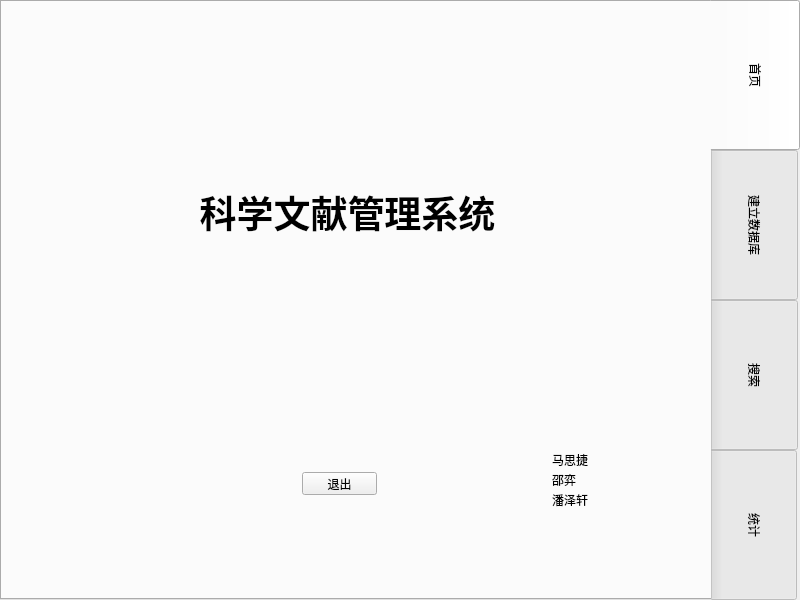
<?xml version="1.0" encoding="UTF-8"?>
<ui version="4.0">
 <class>Form</class>
 <widget class="QWidget" name="Form">
  <property name="geometry">
   <rect>
    <x>0</x>
    <y>0</y>
    <width>800</width>
    <height>600</height>
   </rect>
  </property>
  <property name="windowTitle">
   <string>Form</string>
  </property>
  <widget class="QTabWidget" name="MainWidget">
   <property name="geometry">
    <rect>
     <x>0</x>
     <y>0</y>
     <width>800</width>
     <height>600</height>
    </rect>
   </property>
   <property name="styleSheet">
    <string notr="true">QTabBar::tab{width:90}
QTabBar::tab{height:150}</string>
   </property>
   <property name="tabPosition">
    <enum>QTabWidget::East</enum>
   </property>
   <property name="currentIndex">
    <number>0</number>
   </property>
   <widget class="QWidget" name="tab_4">
    <attribute name="title">
     <string>首页</string>
    </attribute>
    <widget class="QLabel" name="label_main1">
     <property name="geometry">
      <rect>
       <x>170</x>
       <y>170</y>
       <width>351</width>
       <height>81</height>
      </rect>
     </property>
     <property name="styleSheet">
      <string notr="true">font: 9pt &quot;华文行楷&quot;;</string>
     </property>
     <property name="text">
      <string>&lt;html&gt;&lt;head/&gt;&lt;body&gt;&lt;p align=&quot;center&quot;&gt;&lt;span style=&quot; font-size:28pt; font-weight:700;&quot;&gt;科学文献管理系统&lt;/span&gt;&lt;/p&gt;&lt;/body&gt;&lt;/html&gt;</string>
     </property>
    </widget>
    <widget class="QPushButton" name="pushButton_exit">
     <property name="geometry">
      <rect>
       <x>300</x>
       <y>470</y>
       <width>75</width>
       <height>23</height>
      </rect>
     </property>
     <property name="text">
      <string>退出</string>
     </property>
    </widget>
    <widget class="QLabel" name="label_name2">
     <property name="geometry">
      <rect>
       <x>550</x>
       <y>470</y>
       <width>54</width>
       <height>16</height>
      </rect>
     </property>
     <property name="text">
      <string>邵弈</string>
     </property>
    </widget>
    <widget class="QLabel" name="label_name3">
     <property name="geometry">
      <rect>
       <x>550</x>
       <y>490</y>
       <width>54</width>
       <height>16</height>
      </rect>
     </property>
     <property name="text">
      <string>潘泽轩</string>
     </property>
    </widget>
    <widget class="QLabel" name="label_name1">
     <property name="geometry">
      <rect>
       <x>550</x>
       <y>450</y>
       <width>54</width>
       <height>16</height>
      </rect>
     </property>
     <property name="text">
      <string>马思捷</string>
     </property>
    </widget>
   </widget>
   <widget class="QWidget" name="DataBasetab">
    <attribute name="title">
     <string>建立数据库</string>
    </attribute>
    <widget class="QPushButton" name="pushButton_db">
     <property name="geometry">
      <rect>
       <x>420</x>
       <y>400</y>
       <width>121</width>
       <height>61</height>
      </rect>
     </property>
     <property name="text">
      <string>建立数据库</string>
     </property>
    </widget>
    <widget class="QLabel" name="label_openfile">
     <property name="enabled">
      <bool>false</bool>
     </property>
     <property name="geometry">
      <rect>
       <x>90</x>
       <y>190</y>
       <width>481</width>
       <height>121</height>
      </rect>
     </property>
     <property name="styleSheet">
      <string notr="true">color: #333333;
font-size: 20px;
font-weight: bold;
font-family: CMU Serif;
background-color: #abb8ff;
border-style: solid;
border-width: 2px;
border-color: #1c7cd6;
border-radius: 5px;</string>
     </property>
     <property name="text">
      <string/>
     </property>
    </widget>
    <widget class="QPushButton" name="pushButton_openfile">
     <property name="geometry">
      <rect>
       <x>100</x>
       <y>400</y>
       <width>121</width>
       <height>61</height>
      </rect>
     </property>
     <property name="text">
      <string>打开文件</string>
     </property>
    </widget>
   </widget>
   <widget class="QWidget" name="Searchtab">
    <attribute name="title">
     <string>搜索</string>
    </attribute>
    <widget class="QStackedWidget" name="stackedWidget">
     <property name="geometry">
      <rect>
       <x>20</x>
       <y>60</y>
       <width>501</width>
       <height>431</height>
      </rect>
     </property>
     <property name="currentIndex">
      <number>0</number>
     </property>
     <widget class="QWidget" name="page_searchnull"/>
     <widget class="QWidget" name="pagebasicsearch">
      <widget class="QWidget" name="layoutWidget">
       <property name="geometry">
        <rect>
         <x>0</x>
         <y>50</y>
         <width>491</width>
         <height>311</height>
        </rect>
       </property>
       <layout class="QVBoxLayout" name="verticalLayout_2">
        <item>
         <layout class="QHBoxLayout" name="horizontalLayout">
          <item>
           <widget class="QComboBox" name="comboBox_basicsearch">
            <property name="enabled">
             <bool>true</bool>
            </property>
            <property name="frame">
             <bool>true</bool>
            </property>
            <item>
             <property name="text">
              <string>作者</string>
             </property>
            </item>
            <item>
             <property name="text">
              <string>论文</string>
             </property>
            </item>
           </widget>
          </item>
          <item>
           <widget class="QLineEdit" name="lineEdit_basicsearch">
            <property name="frame">
             <bool>true</bool>
            </property>
            <property name="placeholderText">
             <string>请输入作者姓名或完整论文题目</string>
            </property>
           </widget>
          </item>
          <item>
           <widget class="QPushButton" name="pushButton_bs1">
            <property name="text">
             <string>搜索</string>
            </property>
           </widget>
          </item>
         </layout>
        </item>
        <item>
         <widget class="QTableView" name="tableView_basicsearch"/>
        </item>
       </layout>
      </widget>
     </widget>
     <widget class="QWidget" name="page_relevancesearch">
      <widget class="QWidget" name="layoutWidget_2">
       <property name="geometry">
        <rect>
         <x>0</x>
         <y>50</y>
         <width>491</width>
         <height>311</height>
        </rect>
       </property>
       <layout class="QVBoxLayout" name="verticalLayout_3">
        <item>
         <layout class="QHBoxLayout" name="horizontalLayout_2">
          <item>
           <widget class="QLineEdit" name="lineEdit_relevancesearch">
            <property name="placeholderText">
             <string>请输入作者姓名</string>
            </property>
           </widget>
          </item>
          <item>
           <widget class="QPushButton" name="pushButton_rs1">
            <property name="text">
             <string>搜索</string>
            </property>
           </widget>
          </item>
         </layout>
        </item>
        <item>
         <widget class="QTableView" name="tableView_relevancesearch"/>
        </item>
       </layout>
      </widget>
     </widget>
     <widget class="QWidget" name="page_particalsearch">
      <widget class="QWidget" name="layoutWidget_3">
       <property name="geometry">
        <rect>
         <x>0</x>
         <y>50</y>
         <width>491</width>
         <height>311</height>
        </rect>
       </property>
       <layout class="QVBoxLayout" name="verticalLayout_4">
        <item>
         <layout class="QHBoxLayout" name="horizontalLayout_3">
          <item>
           <widget class="QRadioButton" name="radioButton_particalsearch">
            <property name="text">
             <string>精确搜索</string>
            </property>
           </widget>
          </item>
          <item>
           <widget class="QLineEdit" name="lineEdit_particalsearch">
            <property name="placeholderText">
             <string>请输入关键字信息</string>
            </property>
           </widget>
          </item>
          <item>
           <widget class="QPushButton" name="pushButton_ps1">
            <property name="text">
             <string>搜索</string>
            </property>
           </widget>
          </item>
         </layout>
        </item>
        <item>
         <widget class="QTableView" name="tableView_particalsearch"/>
        </item>
       </layout>
      </widget>
     </widget>
    </widget>
    <widget class="QWidget" name="layoutWidget">
     <property name="geometry">
      <rect>
       <x>530</x>
       <y>230</y>
       <width>101</width>
       <height>103</height>
      </rect>
     </property>
     <layout class="QVBoxLayout" name="verticalLayout">
      <item>
       <widget class="QPushButton" name="pushButton_basicsearch">
        <property name="text">
         <string>基本搜索</string>
        </property>
       </widget>
      </item>
      <item>
       <widget class="QPushButton" name="pushButton_relevancesearch">
        <property name="text">
         <string>相关搜索</string>
        </property>
       </widget>
      </item>
      <item>
       <widget class="QPushButton" name="pushButton_particalsearch">
        <property name="text">
         <string>部分匹配搜索</string>
        </property>
       </widget>
      </item>
     </layout>
    </widget>
   </widget>
   <widget class="QWidget" name="Analysistab">
    <attribute name="title">
     <string>统计</string>
    </attribute>
    <widget class="QStackedWidget" name="stackedWidget_2">
     <property name="geometry">
      <rect>
       <x>30</x>
       <y>40</y>
       <width>471</width>
       <height>501</height>
      </rect>
     </property>
     <property name="currentIndex">
      <number>0</number>
     </property>
     <widget class="QWidget" name="page_analysisnull"/>
     <widget class="QWidget" name="page_authoranalysis">
      <widget class="QWidget" name="layoutWidget_6">
       <property name="geometry">
        <rect>
         <x>0</x>
         <y>20</y>
         <width>451</width>
         <height>421</height>
        </rect>
       </property>
       <layout class="QVBoxLayout" name="verticalLayout_8">
        <item>
         <widget class="QLineEdit" name="lineEdit_authoranalysis">
          <property name="text">
           <string/>
          </property>
          <property name="placeholderText">
           <string>请输入作者个数</string>
          </property>
         </widget>
        </item>
        <item>
         <widget class="QPushButton" name="pushButton_aa1">
          <property name="text">
           <string>作者统计</string>
          </property>
         </widget>
        </item>
        <item>
         <widget class="QTableView" name="tableView_authoranalysis">
          <property name="editTriggers">
           <set>QAbstractItemView::NoEditTriggers</set>
          </property>
          <property name="showGrid">
           <bool>true</bool>
          </property>
         </widget>
        </item>
       </layout>
      </widget>
     </widget>
     <widget class="QWidget" name="page_hotspotanalysis">
      <widget class="QWidget" name="layoutWidget_7">
       <property name="geometry">
        <rect>
         <x>0</x>
         <y>20</y>
         <width>451</width>
         <height>421</height>
        </rect>
       </property>
       <layout class="QVBoxLayout" name="verticalLayout_9">
        <item>
         <layout class="QHBoxLayout" name="horizontalLayout_6">
          <item>
           <widget class="QLineEdit" name="lineEdit_hotspotanalysis">
            <property name="placeholderText">
             <string>请输入年份信息</string>
            </property>
           </widget>
          </item>
          <item>
           <widget class="QLineEdit" name="lineEdit_hotspotanalysis1">
            <property name="text">
             <string/>
            </property>
            <property name="placeholderText">
             <string>请输入热点词个数</string>
            </property>
           </widget>
          </item>
          <item>
           <widget class="QPushButton" name="pushButton_hsa1">
            <property name="text">
             <string>热点分析</string>
            </property>
           </widget>
          </item>
         </layout>
        </item>
        <item>
         <widget class="QTableView" name="tableView_hotspotanalysis"/>
        </item>
        <item>
         <widget class="QPushButton" name="pushButton_wordcloud">
          <property name="text">
           <string>生成该年份词云图</string>
          </property>
         </widget>
        </item>
       </layout>
      </widget>
     </widget>
     <widget class="QWidget" name="page_clusteranalysis">
      <widget class="QWidget" name="layoutWidget_8">
       <property name="geometry">
        <rect>
         <x>0</x>
         <y>20</y>
         <width>451</width>
         <height>421</height>
        </rect>
       </property>
       <layout class="QVBoxLayout" name="verticalLayout_10">
        <item>
         <widget class="QLineEdit" name="lineEdit_clusteranalysis">
          <property name="placeholderText">
           <string>请输入年份信息</string>
          </property>
         </widget>
        </item>
        <item>
         <widget class="QPushButton" name="pushButton_ca1">
          <property name="text">
           <string>聚团分析</string>
          </property>
         </widget>
        </item>
        <item>
         <widget class="QTableView" name="tableView_clusteranalysis"/>
        </item>
       </layout>
      </widget>
     </widget>
     <widget class="QWidget" name="page_virtualanalysis">
      <widget class="QWidget" name="layoutWidget_4">
       <property name="geometry">
        <rect>
         <x>0</x>
         <y>20</y>
         <width>451</width>
         <height>421</height>
        </rect>
       </property>
       <layout class="QVBoxLayout" name="verticalLayout_5">
        <item>
         <layout class="QHBoxLayout" name="horizontalLayout_4">
          <item>
           <widget class="QLineEdit" name="lineEdit_va1">
            <property name="sizePolicy">
             <sizepolicy hsizetype="Expanding" vsizetype="Fixed">
              <horstretch>0</horstretch>
              <verstretch>0</verstretch>
             </sizepolicy>
            </property>
            <property name="placeholderText">
             <string>请输入作者姓名</string>
            </property>
           </widget>
          </item>
          <item>
           <widget class="QComboBox" name="comboBox_virtualanalysis">
            <property name="sizePolicy">
             <sizepolicy hsizetype="Expanding" vsizetype="Fixed">
              <horstretch>0</horstretch>
              <verstretch>0</verstretch>
             </sizepolicy>
            </property>
           </widget>
          </item>
          <item>
           <widget class="QPushButton" name="pushButton_va1">
            <property name="text">
             <string>可视化显示</string>
            </property>
           </widget>
          </item>
         </layout>
        </item>
        <item>
         <widget class="QLineEdit" name="lineEdit_va2"/>
        </item>
        <item>
         <widget class="QTableView" name="tableView_virtualanalysis"/>
        </item>
       </layout>
      </widget>
     </widget>
    </widget>
    <widget class="QWidget" name="layoutWidget">
     <property name="geometry">
      <rect>
       <x>530</x>
       <y>210</y>
       <width>95</width>
       <height>139</height>
      </rect>
     </property>
     <layout class="QVBoxLayout" name="verticalLayout_7">
      <item>
       <widget class="QPushButton" name="pushButton_authoranalysis">
        <property name="text">
         <string>作者统计</string>
        </property>
       </widget>
      </item>
      <item>
       <widget class="QPushButton" name="pushButton_hotspotanalysis">
        <property name="text">
         <string>热点分析</string>
        </property>
       </widget>
      </item>
      <item>
       <widget class="QPushButton" name="pushButton_clusteranalysis">
        <property name="text">
         <string>聚团分析</string>
        </property>
       </widget>
      </item>
      <item>
       <widget class="QPushButton" name="pushButton_virtualanalysis">
        <property name="text">
         <string>可视化显示</string>
        </property>
       </widget>
      </item>
     </layout>
    </widget>
   </widget>
  </widget>
 </widget>
 <resources/>
 <connections/>
</ui>
